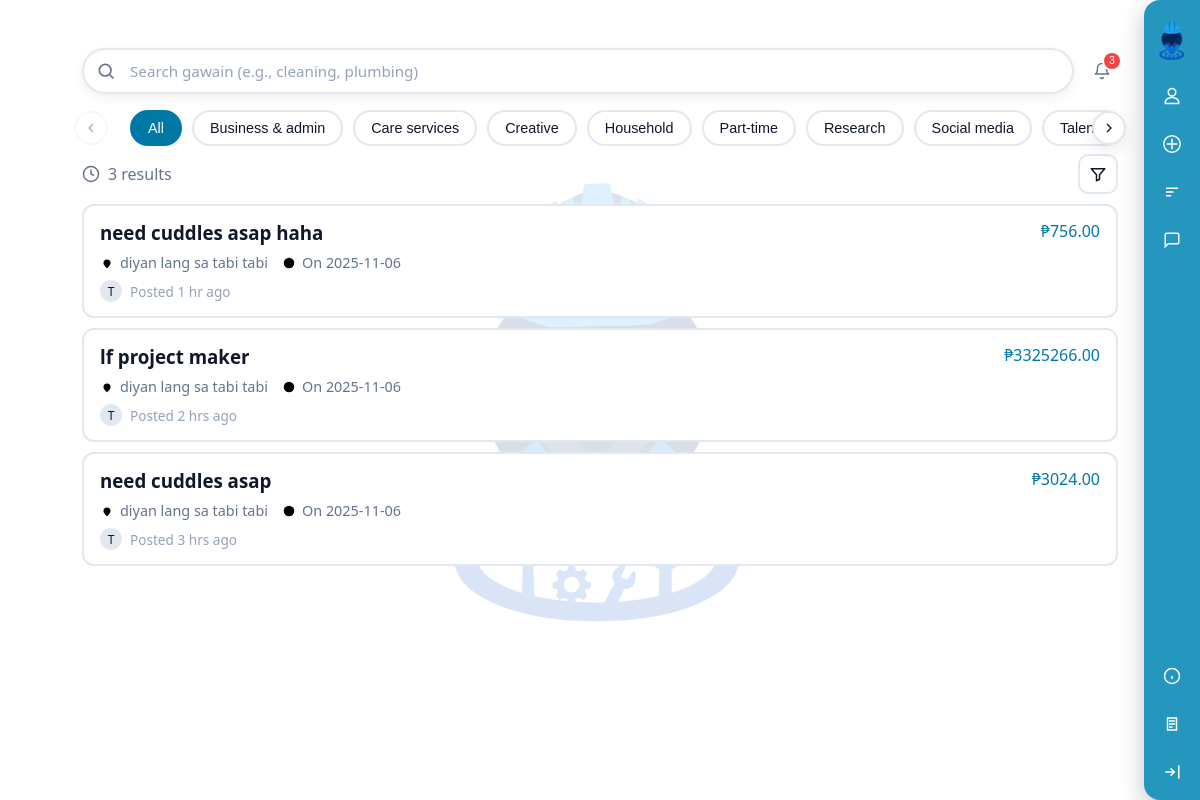
The app's page /pages/home-gawain.php with its own data.
### tables this page shows
CREATE TABLE `jobs` (
  `id` int(11) NOT NULL,
  `user_id` int(11) DEFAULT NULL,
  `title` varchar(150) NOT NULL,
  `category` varchar(100) NOT NULL,
  `description` text NOT NULL,
  `location` varchar(200) NOT NULL,
  `budget` decimal(10,2) DEFAULT NULL,
  `date_needed` date DEFAULT NULL,
  `status` varchar(20) NOT NULL DEFAULT 'open',
  `posted_at` datetime NOT NULL DEFAULT current_timestamp(),
  `image_path` varchar(255) DEFAULT NULL,
  `starting_location` varchar(200) DEFAULT NULL,
  `ending_location` varchar(200) DEFAULT NULL,
  `urgency` varchar(20) DEFAULT NULL,
  `time_preference` varchar(20) DEFAULT NULL,
  `specific_time` varchar(20) DEFAULT NULL,
  `time_range_start` varchar(20) DEFAULT NULL,
  `time_range_end` varchar(20) DEFAULT NULL,
  `payment_type` varchar(20) DEFAULT NULL,
  `estimated_hours` decimal(5,2) DEFAULT NULL,
  `additional_cost` decimal(10,2) DEFAULT NULL,
  `requirements` text DEFAULT NULL,
  `helpers_needed` int(11) DEFAULT 1,
  `screening_questions` text DEFAULT NULL,
  `make_mandatory` tinyint(1) DEFAULT 0,
  `is_negotiable` tinyint(1) DEFAULT 0
);

### pages/home-gawain.php (the view, shortened to what this page needs)
<?php
$display = $_SESSION['display_name'] ?? $_SESSION['mobile'] ?? 'there';
$avatar = strtoupper(substr(preg_replace('/\s+/', '', $display), 0, 1));
$mysqli = null;
$dbAvailable = false;
$attempts = [];
$attempts[] = ['localhost', 'root', '', 'login'];
$attempts[] = ['localhost', 'root', '', 'servisyohub'];
foreach ($attempts as $creds) {
	list($h,$u,$p,$n) = $creds;
	try {
		$conn = @mysqli_connect($h,$u,$p,$n);
		if ($conn && !mysqli_connect_errno()) {
			$mysqli = $conn;
			$dbAvailable = true;
			break;
		}
		else { $lastConnError = mysqli_connect_error() ?: 'Connection failed'; if ($conn) { @mysqli_close($conn); } }
	} catch (Throwable $ex) {
		$lastConnError = $ex->getMessage();
	} finally {
		if (function_exists('mysqli_report')) mysqli_report(MYSQLI_REPORT_STRICT | MYSQLI_REPORT_ERROR);
	}
}
function e($v){ return htmlspecialchars($v ?? '', ENT_QUOTES, 'UTF-8'); }
function time_ago($dt) {
	try {
		if (is_numeric($dt)) {
			$ts = (int)$dt;
			$posted = (new DateTimeImmutable())->setTimestamp($ts);
		} else {
			$posted = new DateTimeImmutable($dt);
		}
	} catch (Throwable $ex) {
		return '';
	}
	$nowTs = (new DateTimeImmutable())->getTimestamp();
	$postedTs = $posted->getTimestamp();
	$delta = $nowTs - $postedTs;
	$abs = abs($delta);
	$mins = (int) floor($abs / 60);
	$hours = (int) floor($abs / 3600);
	if ($hours < 24) return $hours . ' hr' . ($hours > 1 ? 's' : '') . ' ago';
	$days = (int) floor($abs / 86400);
	$years = (int) floor($days / 365);
	return $years . ' yr' . ($years > 1 ? 's' : '') . ' ago';
}
$jobs = [];
if ($dbAvailable) {
	$sort = $_GET['sort'] ?? 'recent';
	$where = "WHERE COALESCE(status,'open') IN ('open','pending')";
	switch ($sort) {
		default:
			$order = "ORDER BY posted_at DESC, id DESC";
			break;
	}
	$sql = "SELECT id, title, category, COALESCE(location,'') AS location, COALESCE(budget,'') AS budget, COALESCE(date_needed,'') AS date_needed, COALESCE(status,'open') AS status, posted_at, UNIX_TIMESTAMP(posted_at) AS posted_ts
	        FROM jobs
	        {$where}
	        {$order}
	        LIMIT 50";
	if ($res = @mysqli_query($mysqli, $sql)) {
		while ($row = mysqli_fetch_assoc($res)) $jobs[] = $row;
	}
}
?>
<!DOCTYPE html>
<html lang="en">
<head>
	<link rel="stylesheet" href="../assets/css/styles.css" />
</head>
<body class="theme-profile-bg">
	<div class="bg-logo">
	</div>
	<div class="dash-shell">
		<main class="dash-content">
			<section class="svc-search" aria-label="Search gawain">
				<div class="svc-search-box">
					<svg class="svc-search-icon" viewBox="0 0 24 24" fill="none" stroke="currentColor" stroke-width="2">
						<circle cx="11" cy="11" r="7"/><path d="m21 21-4.3-4.3"/>
					</svg>
					<input class="svc-search-input" type="search" name="svc-search" placeholder="Search gawain (e.g., cleaning, plumbing)" aria-label="Search gawain">
				</div>
				<div class="notify-wrap">
					<button type="button" class="svc-notify-btn" aria-label="Notifications" title="Notifications" aria-expanded="false" aria-controls="svcNotifyDrawer">
						<svg viewBox="0 0 24 24" fill="none" stroke="currentColor" stroke-width="2" stroke-linecap="round" stroke-linejoin="round" aria-hidden="true">
							<path d="M18 8a6 6 0 10-12 0c0 7-3 8-3 8h18s-3-1-3-8"/>
							<path d="M13.73 21a2 2 0 01-3.46 0"/>
						</svg>
						<span class="svc-badge" data-count="3">3</span>
					</button>
				</div>
			</section>
			<div class="svc-cats-wrap" aria-label="Categories carousel">
				<button type="button" class="cat-nav-btn prev" id="catPrev" aria-label="Previous categories">
					<svg viewBox="0 0 24 24" fill="none" stroke="currentColor" stroke-width="2"><path d="M15 18l-6-6 6-6"/></svg>
				</button>
				<nav id="svcCats" class="svc-cats" aria-label="Categories">
					<button type="button" class="svc-cat active" data-cat="All">All</button>
					<button type="button" class="svc-cat" data-cat="Business & admin">Business &amp; admin</button>
					<button type="button" class="svc-cat" data-cat="Care services">Care services</button>
					<button type="button" class="svc-cat" data-cat="Creative">Creative</button>
					<button type="button" class="svc-cat" data-cat="Household">Household</button>
					<button type="button" class="svc-cat" data-cat="Part-time">Part-time</button>
					<button type="button" class="svc-cat" data-cat="Research">Research</button>
					<button type="button" class="svc-cat" data-cat="Social media">Social media</button>
					<button type="button" class="svc-cat" data-cat="Talents">Talents</button>
				</nav>
				<button type="button" class="cat-nav-btn next" id="catNext" aria-label="Next categories">
					<svg viewBox="0 0 24 24" fill="none" stroke="currentColor" stroke-width="2"><path d="M9 18l6-6-6-6"/></svg>
				</button>
			</div>
			<div class="results-bar">
				<div class="results-left">
					<svg class="ico" viewBox="0 0 24 24" fill="none" stroke="currentColor" stroke-width="2"><circle cx="12" cy="12" r="10"/><path d="M12 6v6l4 2"/></svg>
					<span><?php echo (int)count($jobs); ?> results</span>
				</div>
				<div class="results-right">
					<a href="./filter.php" class="toggle-btn" aria-label="Filter">
						<svg viewBox="0 0 24 24" fill="none" stroke="currentColor" stroke-width="2" stroke-linecap="round" stroke-linejoin="round" aria-hidden="true">
							<path d="M3 5h18l-7 8v6l-4 2v-8L3 5z"/>
						</svg>
					</a>
				</div>
			</div>
			<section class="svc-list" aria-label="Nearby posts">
				<?php if (!$dbAvailable): ?>
				<?php elseif (empty($jobs)): ?>
					<div class="form-card glass-card" style="background:#fff;color:#0f172a;border-color:#e2e8f0">
						No posts yet. Be the first to post using the + button.
					</div>
				<?php else: ?>
					<?php foreach ($jobs as $j): ?>
					<?php $jid = isset($j['id']) ? (int)$j['id'] : 0; ?>
					<a class="svc-card" data-category="<?php echo e($j['category'] ?? ''); ?>" href="./gawain-detail.php<?php echo $jid ? ('?id=' . $jid) : ''; ?>" aria-label="View post: <?php echo e($j['title']); ?>">
						<div>
							<h3 class="svc-title" title="<?php echo e($j['title']); ?>"><?php echo e($j['title']); ?></h3>
							<div class="svc-meta">
								<?php if (!empty($j['location'])): ?>
									<span class="item" title="<?php echo e($j['location']); ?>">
										<svg viewBox="0 0 24 24"><path d="M12 21s-6-4.35-6-9a6 6 0 1 1 12 0c0 4.65-6 9-6 9Z"/><circle cx="12" cy="12" r="2"/></svg>
										<?php echo e($j['location']); ?>
									</span>
								<?php endif; ?>
								<?php if (!empty($j['date_needed'])): ?>
									<span class="item">
										<svg viewBox="0 0 24 24"><circle cx="12" cy="12" r="9"/><path d="M12 7v5l3 3"/></svg>
										On <?php echo e($j['date_needed']); ?>
									</span>
								<?php endif; ?>
							</div>
							<div class="svc-posted">
								<span class="svc-av"><?php echo htmlspecialchars($avatar); ?></span>
								<span>Posted <?php echo e(time_ago($j['posted_ts'] ?? $j['posted_at'])); ?></span>
							</div>
						</div>
						<div class="svc-price">
							<span class="amt"><?php echo !empty($j['budget']) ? '₱'.e($j['budget']) : 'Negotiable'; ?></span>
						</div>
					</a>
				<?php endforeach; ?>
				<?php endif; ?>
			</section>
		</main>
	</div>
	<nav class="dash-float-nav" id="dashNav">
		<div class="nav-brand">
			<a href="./home-gawain.php" title="">
				<img class="logo-small" src="../assets/images/job_logo.png" alt="ServisyoHub">
			</a>
		</div>
		<div class="nav-main">
			<a href="./profile.php" aria-label="Profile">
				<svg class="dash-icon" viewBox="0 0 24 24" fill="none" stroke="currentColor" stroke-width="2"><path d="M12 12a5 5 0 1 0-5-5 5 5 0 0 0 5 5Zm0 2c-5 0-9 3-9 6v2h18v-2c0-3-4-6-9-6Z"/></svg>
			</a>
			<a href="./post.php" aria-label="Post">
				<svg class="dash-icon" viewBox="0 0 24 24" fill="none" stroke="currentColor" stroke-width="2">
					<path d="M12 5v14m-7-7h14"/><circle cx="12" cy="12" r="11"/>
				</svg>
			</a>
			<a href="./my-gawain.php" aria-label="My Gawain">
				<svg class="dash-icon" viewBox="0 0 24 24" fill="none" stroke="currentColor" stroke-width="2"><path d="M4 7h16M4 12h10M4 17h7"/></svg>
			</a>
			<a href="./chats.php" aria-label="Chats">
				<svg class="dash-icon" viewBox="0 0 24 24" fill="none" stroke="currentColor" stroke-width="2"><path d="M21 15a2 2 0 0 1-2 2H7l-4 4V5a2 2 0 0 1 2-2h14a2 2 0 0 1 2 2z"/></svg>
			</a>
		</div>
		<div class="nav-settings">
			<a href="./about-us.php" aria-label="About Us">
				<svg class="dash-icon" viewBox="0 0 24 24" fill="none" stroke="currentColor" stroke-width="2">
					<circle cx="12" cy="12" r="10"/><path d="M12 16v-4M12 8h.01"/>
				</svg>
			</a>
			<a href="./terms-and-conditions.php" aria-label="Terms & Conditions">
				<svg class="dash-icon" viewBox="0 0 24 24" fill="none" stroke="currentColor" stroke-width="2">
					<path d="M6 4h12v16H6z"/><path d="M8 8h8M8 12h8M8 16h5"/>
				</svg>
			</a>
			<a href="./profile.php?logout=1" aria-label="Log out">
				<svg class="dash-icon" viewBox="0 0 24 24" fill="none" stroke="currentColor" stroke-width="2">
					<path d="M10 17l5-5-5-5"/><path d="M15 12H3"/><path d="M21 21V3"/>
				</svg>
			</a>
		</div>
	</nav>
</body>
</html>

### records on screen
jobs: title "need cuddles asap haha", location "diyan lang sa tabi tabi", date_needed "2025-11-06", posted_at "1 hr ago", budget "756.00"
jobs: title "lf project maker", location "diyan lang sa tabi tabi", date_needed "2025-11-06", posted_at "2 hrs ago", budget "3325266.00"
jobs: title "need cuddles asap", location "diyan lang sa tabi tabi", date_needed "2025-11-06", posted_at "3 hrs ago", budget "3024.00"

### other values on screen
count($jobs) "3"
